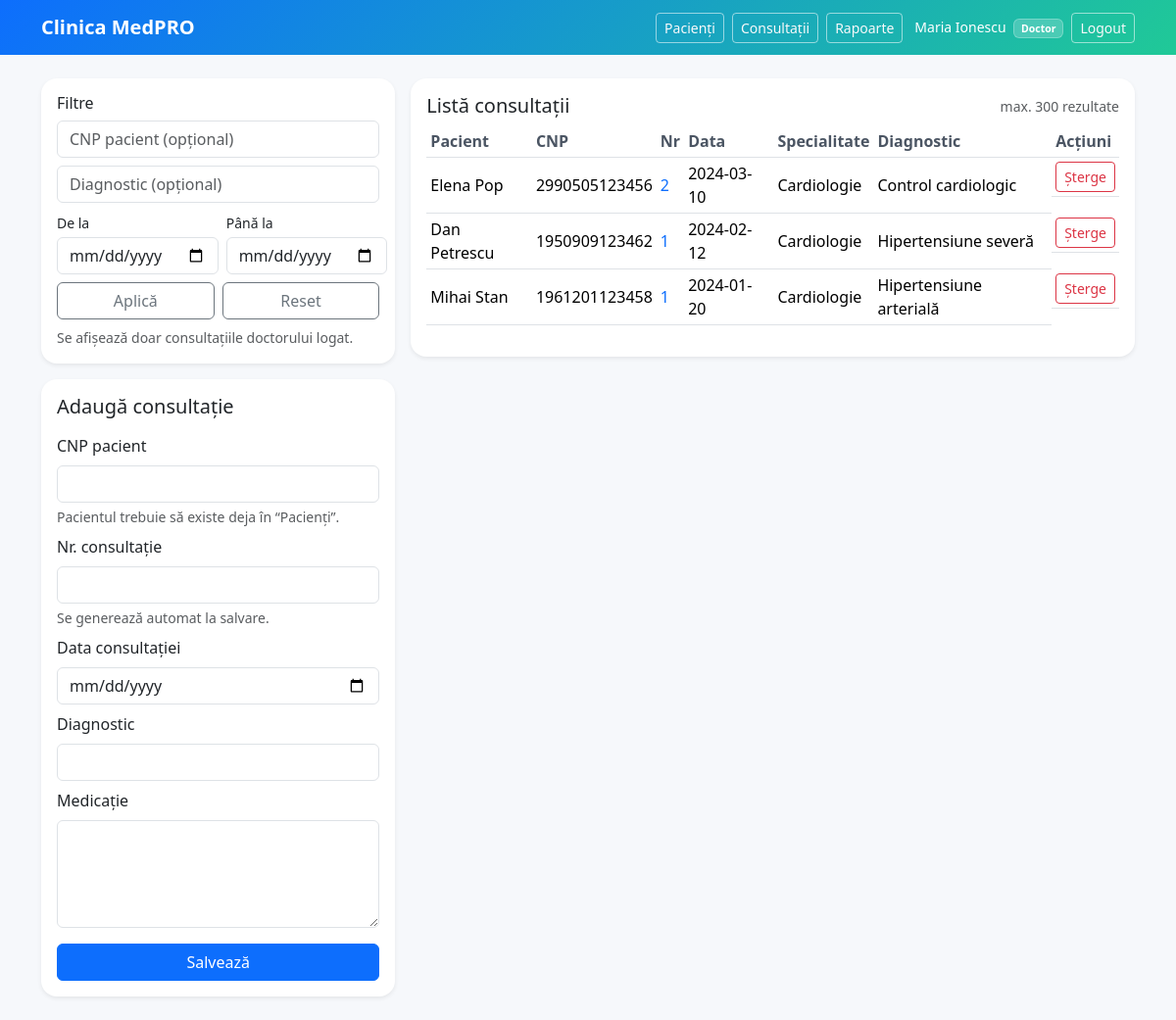
/public/consultatii.php (signed in), run on the app's committed database.
### tables this page shows
CREATE TABLE IF NOT EXISTS `consultatii` (
  `id` int NOT NULL AUTO_INCREMENT,
  `cnp_pacient` char(13) NOT NULL,
  `nr_consultatie` int NOT NULL,
  `data_consultatie` date NOT NULL,
  `diagnostic` varchar(255) NOT NULL,
  `medicamentatie` text NOT NULL,
  `doctor_id` int NOT NULL,
  `specialitate_id` int NOT NULL,
  `created_at` timestamp NULL DEFAULT CURRENT_TIMESTAMP,
  PRIMARY KEY (`id`),
  UNIQUE KEY `uq_pacient_nr` (`cnp_pacient`,`nr_consultatie`),
  KEY `fk_consultatii_doctori` (`doctor_id`),
  KEY `fk_consultatii_specialitati` (`specialitate_id`)
);

CREATE TABLE IF NOT EXISTS `pacienti` (
  `cnp` char(13) NOT NULL,
  `nume` varchar(60) NOT NULL,
  `prenume` varchar(60) NOT NULL,
  `adresa` varchar(255) NOT NULL,
  `data_nasterii` date NOT NULL,
  `sex` enum('M','F') NOT NULL,
  `varsta` int NOT NULL,
  `email` varchar(120) NOT NULL,
  `telefon` varchar(30) NOT NULL,
  `created_at` timestamp NULL DEFAULT CURRENT_TIMESTAMP,
  PRIMARY KEY (`cnp`)
);

CREATE TABLE IF NOT EXISTS `specialitati` (
  `id` int NOT NULL AUTO_INCREMENT,
  `nume` varchar(100) NOT NULL,
  PRIMARY KEY (`id`),
  UNIQUE KEY `nume` (`nume`)
);

### app/helpers.php (called while the page is built, shortened)
<?php
function e(string $s): string {
  return htmlspecialchars($s, ENT_QUOTES, 'UTF-8');
}

### app/db.php (called while the page is built, shortened)
<?php
function db(): PDO {
  $cfg = require __DIR__ . '/config.php';
  $db = $cfg['db'];
  $dsn = "mysql:host={$db['host']};dbname={$db['name']};charset={$db['charset']}";
  $pdo = new PDO($dsn, $db['user'], $db['pass'], [
    PDO::ATTR_ERRMODE => PDO::ERRMODE_EXCEPTION,
    PDO::ATTR_DEFAULT_FETCH_MODE => PDO::FETCH_ASSOC,
  ]);
  return $pdo;
}

### public/consultatii.php (the view, shortened to what this page needs)
<?php
require_once __DIR__ . '/../app/db.php';
require_once __DIR__ . '/../app/helpers.php';
require_once __DIR__ . '/../app/layout.php';
$u = auth_user();
$doctorId = (int)$u['id'];
$prefillCnp = trim((string)($_GET['cnp'] ?? ''));
$prefillPacient = null;
$editConsult = null;
$isEdit = (bool)$editConsult;
$nextNr = '';
$cnpFilter = trim((string)($_GET['cnp'] ?? ''));
$diagFilter = trim((string)($_GET['diag'] ?? ''));
$dateFrom = trim((string)($_GET['from'] ?? ''));
$dateTo = trim((string)($_GET['to'] ?? ''));
$where = ["c.doctor_id = :did"];
$params = [':did' => $doctorId];
$sql = "
  SELECT
    c.*,
    p.nume AS p_nume,
    p.prenume AS p_prenume,
    s.nume AS specialitate
  FROM consultatii c
  JOIN pacienti p ON p.cnp = c.cnp_pacient
  JOIN specialitati s ON s.id = c.specialitate_id
  WHERE " . implode(" AND ", $where) . "
  ORDER BY c.data_consultatie DESC, c.id DESC
  LIMIT 300
";
$list = db()->prepare($sql);
$list->execute($params);
$consultatii = $list->fetchAll();
function val(?array $row, string $key): string {
  return e((string)($row[$key] ?? ''));
}
?>
<div class="row g-3">
  <div class="col-lg-4">
    <div class="card shadow-sm mb-3">
      <div class="card-body">
        <h2 class="h6 mb-2">Filtre</h2>
        <form method="get" class="vstack gap-2">
          <input name="cnp" value="<?= e($cnpFilter) ?>" class="form-control" placeholder="CNP pacient (opțional)">
          <input name="diag" value="<?= e($diagFilter) ?>" class="form-control" placeholder="Diagnostic (opțional)">
          <div class="d-flex gap-2">
            <div class="w-50">
              <label class="form-label small mb-1">De la</label>
              <input type="date" name="from" value="<?= e($dateFrom) ?>" class="form-control">
            </div>
            <div class="w-50">
              <label class="form-label small mb-1">Până la</label>
              <input type="date" name="to" value="<?= e($dateTo) ?>" class="form-control">
            </div>
          </div>
          <div class="d-flex gap-2">
            <button class="btn btn-outline-secondary w-50">Aplică</button>
            <a class="btn btn-outline-secondary w-50" href="/clinica/public/consultatii.php">Reset</a>
          </div>
        </form>
        <div class="form-text mt-2">
          Se afișează doar consultațiile doctorului logat.
        </div>
      </div>
    </div>
    <div class="card shadow-sm">
      <div class="card-body">
        <h2 class="h5 mb-3"><?= $isEdit ? 'Editează consultație' : 'Adaugă consultație' ?></h2>
        <form method="post">
          <div class="mb-2">
            <label class="form-label">CNP pacient</label>
            <input name="cnp_pacient"
                   class="form-control"
                   required
                   value="<?= $isEdit ? val($editConsult, 'cnp_pacient') : e($prefillCnp) ?>"
                   <?= ($prefillCnp !== '' || $isEdit) ? 'readonly' : '' ?>>
            <?php if (($prefillCnp !== '' || $isEdit) && $prefillPacient): ?>
              <div class="form-text">
                Pacient: <b><?= e($prefillPacient['prenume'].' '.$prefillPacient['nume']) ?></b>
              </div>
            <?php else: ?>
              <div class="form-text">Pacientul trebuie să existe deja în “Pacienți”.</div>
            <?php endif; ?>
          </div>
          <div class="mb-2">
            <label class="form-label">Nr. consultație</label>
            <?php if ($isEdit): ?>
              <input type="number" class="form-control" value="<?= val($editConsult, 'nr_consultatie') ?>" readonly>
              <div class="form-text">Numărul nu se modifică (se generează automat la creare).</div>
            <?php else: ?>
              <input type="number" class="form-control" value="<?= e($nextNr) ?>" readonly>
              <div class="form-text">Se generează automat la salvare.</div>
            <?php endif; ?>
          </div>
          <div class="mb-2">
            <label class="form-label">Data consultației</label>
            <input type="date" name="data_consultatie" class="form-control" required
                   value="<?= val($editConsult, 'data_consultatie') ?>">
          </div>
          <div class="mb-2">
            <label class="form-label">Diagnostic</label>
            <input name="diagnostic" class="form-control" required
                   value="<?= val($editConsult, 'diagnostic') ?>">
          </div>
          <div class="mb-3">
            <label class="form-label">Medicație</label>
            <textarea name="medicamentatie" class="form-control" rows="4" required><?= val($editConsult, 'medicamentatie') ?></textarea>
          </div>
          <button class="btn btn-primary w-100"><?= $isEdit ? 'Actualizează' : 'Salvează' ?></button>
        </form>
      </div>
    </div>
  </div>
  <div class="col-lg-8">
    <div class="card shadow-sm">
      <div class="card-body">
        <div class="d-flex justify-content-between align-items-center mb-2">
          <h2 class="h5 mb-0">Listă consultații</h2>
          <div class="text-muted small">max. 300 rezultate</div>
        </div>
        <div class="table-responsive">
          <table class="table table-sm align-middle">
            <thead>
              <tr>
                <th>Pacient</th>
                <th>CNP</th>
                <th>Nr</th>
                <th>Data</th>
                <th>Specialitate</th>
                <th>Diagnostic</th>
                <th>Acțiuni</th>
              </tr>
            </thead>
            <tbody>
            <?php foreach ($consultatii as $c): ?>
              <tr>
                <td><?= e($c['p_prenume'].' '.$c['p_nume']) ?></td>
                <td><?= e($c['cnp_pacient']) ?></td>
                <td>
                  <a class="text-decoration-none"
                     href="/clinica/public/consultatii.php?edit=<?= (int)$c['id'] ?>">
                    <?= e((string)$c['nr_consultatie']) ?>
                  </a>
                </td>
                <td><?= e($c['data_consultatie']) ?></td>
                <td><?= e($c['specialitate']) ?></td>
                <td><?= e($c['diagnostic']) ?></td>
                <td class="d-flex gap-2">
                  <form method="post" onsubmit="return confirm('Sigur ștergi consultația?');">
                    <button class="btn btn-sm btn-outline-danger">Șterge</button>
                  </form>
                </td>
              </tr>
            <?php endforeach; ?>
            </tbody>
          </table>
        </div>
      </div>
    </div>
  </div>
</div>

### app/layout.php (style rules this page uses)
:root { --bg: #f6f8fb; --brand1: #0d6efd; --brand2: #20c997; }
body { background: var(--bg); }
.card { border: none; border-radius: 1rem; box-shadow: 0 12px 30px rgba(0,0,0,0.08); }
.table thead th { color: #4b5563; font-weight: 600; }

### data on the page
consultatii: pacienti.prenume+nume "Elena Pop", cnp_pacient "2990505123456", nr_consultatie "2", data_consultatie "2024-03-10", specialitati.nume "Cardiologie", diagnostic "Control cardiologic"
consultatii: pacienti.prenume+nume "Dan Petrescu", cnp_pacient "1950909123462", nr_consultatie "1", data_consultatie "2024-02-12", specialitati.nume "Cardiologie", diagnostic "Hipertensiune severă"
consultatii: pacienti.prenume+nume "Mihai Stan", cnp_pacient "1961201123458", nr_consultatie "1", data_consultatie "2024-01-20", specialitati.nume "Cardiologie", diagnostic "Hipertensiune arterială"
